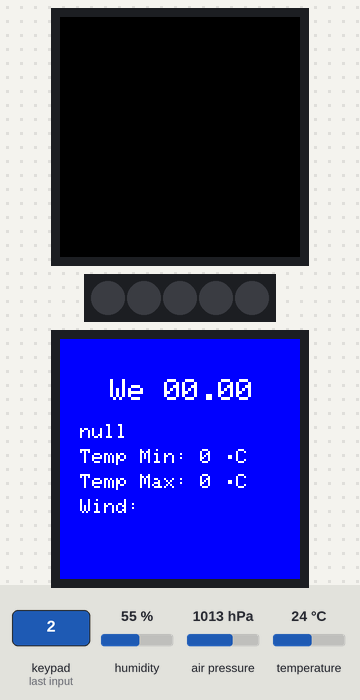
Recording of a sketch running on a simulated Arduino MKR. Parts: 2 × 240×240 colour display, 5 RGB LEDs in strip order, left to right. The test bench sets the inputs (shaded band); at power-on: humidity 55 %, air pressure 1013 hPa, temperature 24 °C. WiFi joins after 1.5 s; servers stay silent unless stated; uploads are accepted with an empty reply; what the sketch prints to the serial monitor is not drawn.

4.0 s: key '2' pressed
Above: at 13.7 s.
Timing chart, 0 to 15.2 s (numbered marks = the images above; inputs shaded):
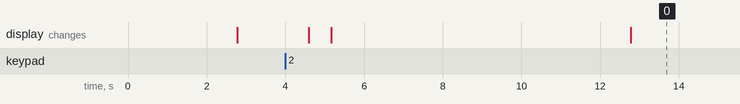

The sketch:

wfdOplaNode.ino
```cpp
/*
 * wfdOplaNode.ino: The main source code file of the WeatherDataDisplayer project.
 *
 * Weather forecast data for 7 days (minimum and maximum temperature, weather type and wind type) and
 * current (local) weather data (temperature, pressure and humidity) are obtained from internet and
 * from the embedded sensors and displayed on the screen.
 * By default, the forecast for the current day is displayed on the screen. The touch buttons are used
 * to change the data displayed:
 *  - Button 0: shows the forecast for the previous day (if available)
 *  - Button 4: shows the forecast for the next day (if available)
 *  - Button 2: shows the current (local) weather data
 *
 * This file contains the setup function (which initializes the Serial port, the WiFi module and the MKRIoTCarrier)
 * and the loop functions (in which the periodic update of the weather data is triggered and the
 * status of the buttons is read and some actions are triggered accordingly)
 *
 * IMPORTANT: The WiFi credentials have to be set in the arduino_secrets.h file!
 */

#include <WiFiNINA.h>
#include <Arduino_MKRIoTCarrier.h>

#include "arduino_secrets.h"
#include "weatherData.h"

// The weather data updating interval
// 120000 ms = 2 min
// 3600000 ms = 60 min
#define UPDATETIMEINTERVAL 3600000 // milliseconds

// The inactivity time interval.
// If no button is touched for this interval, the weather of the current day will be displayed
// 5000 ms = 5 s
// 10000 ms = 10 s
#define INACTIVITYTIMEINTERVAL 10000 // milliseconds

MKRIoTCarrier carrier;

void setup()
{
  // Initialize the Serial data transmission
  Serial.begin(9600);

  // Connect to the WiFi network
  int status = WL_IDLE_STATUS;
  while (status != WL_CONNECTED)
  {
    Serial.print("Attempting to connect to SSID: ");
    Serial.println(SECRET_SSID);

    status = WiFi.begin(SECRET_SSID, SECRET_PASS);

    // Wait 1 seconds for connection
    delay(1000);
  }
  Serial.println("Connected to wifi");

  // Enable the low power mode of the WiFi module
  WiFi.lowPowerMode();

  //Initialize the MKR IoT Carrier and output any errors in the serial monitor
  CARRIER_CASE = true;
  carrier.begin();
  carrier.display.setRotation(0);
}

void loop()
{
  // Get the weather data periodically
    static weatherDataForecast weatherDataForecastParsed;
    static weatherDataCurrent weatherDataCurrentRaw;
    static unsigned long lastGetCallTime = -UPDATETIMEINTERVAL;
    unsigned long currentTime = millis();
    static bool flagWeatherDataForecastDisplayed = false;

    if (abs(currentTime - lastGetCallTime) >= UPDATETIMEINTERVAL)
    {
      lastGetCallTime = currentTime;

      flagWeatherDataForecastDisplayed = false;
      displayUpdatingMessage(carrier);

      String weatherDataForecastRaw = getWeatherDataForecastRaw();
      parseWeatherDataForecastRaw(weatherDataForecastRaw, weatherDataForecastParsed);

      flagWeatherDataForecastDisplayed = true;
      displayWeatherDataForecast(carrier, weatherDataForecastParsed, 0);

      weatherDataCurrentRaw = getWeatherDataCurrent(carrier);
    }

  // Read the buttons' status and display the weather data for the selected day
    static int indexDayToDisplay = 0;
    static unsigned long lastButtonTouchTime = 0;

    carrier.Buttons.update();

    // Move to the previous day
    if (carrier.Button0.onTouchDown())
    {
      if (flagWeatherDataForecastDisplayed == false)
      {
        flagWeatherDataForecastDisplayed = true;
        displayWeatherDataForecast(carrier, weatherDataForecastParsed, indexDayToDisplay);
      }
      else if (indexDayToDisplay > 0)
      {
        indexDayToDisplay--;
        flagWeatherDataForecastDisplayed = true;
        displayWeatherDataForecast(carrier, weatherDataForecastParsed, indexDayToDisplay);
      }

      lastButtonTouchTime = currentTime;
    }

    // Move to the next day
    if (carrier.Button4.onTouchDown())
    {
      if (flagWeatherDataForecastDisplayed == false)
      {
        flagWeatherDataForecastDisplayed = true;
        displayWeatherDataForecast(carrier, weatherDataForecastParsed, indexDayToDisplay);
      }
      else if (indexDayToDisplay < 6)
      {
        indexDayToDisplay++;
        flagWeatherDataForecastDisplayed = true;
        displayWeatherDataForecast(carrier, weatherDataForecastParsed, indexDayToDisplay);
      }

      lastButtonTouchTime = currentTime;
    }

    // Switch to the current weather data
    if (carrier.Button2.onTouchDown())
    {
      flagWeatherDataForecastDisplayed = false;
      displayWeatherDataCurrent(carrier, weatherDataCurrentRaw);

      lastButtonTouchTime = currentTime;
    }

    // Move to the current day
    if (abs(currentTime - lastButtonTouchTime) >= INACTIVITYTIMEINTERVAL && (indexDayToDisplay != 0 || flagWeatherDataForecastDisplayed == false))
    {
      indexDayToDisplay = 0;
      flagWeatherDataForecastDisplayed = true;
      displayWeatherDataForecast(carrier, weatherDataForecastParsed, indexDayToDisplay);
    }
}
```

arduino_secrets.h
```cpp
#define SECRET_SSID ""
#define SECRET_PASS ""
```

weatherData.cpp
```cpp
/*
 * weatherData.cpp: File which contains the definitions of the functions used for
 * getting, processing and displaying the weather data forecast and the current weather data
 */

#include "weatherData.h"

String getWeatherDataForecastRaw()
{
  WiFiClient client;
  char connectionAddress[] = "www.7timer.info";
  int connectionPort = 80;
  int DELAYWAITINGRESPONSE = 1000;
  int DELAYWAITINGNEWLINE = 100;

  Serial.print("Getting the weather data forecast... ");

  if (client.connect(connectionAddress, connectionPort))
  {
    // Connected
    // Send a HTTP GET request:
    client.println("GET /bin/civillight.php?lon=14.438&lat=50.076&ac=0&unit=metric&output=json&tzshift=0 HTTP/1.1");
    client.println("Host: www.7timer.info");
    client.println("Connection: close");
    client.println();
  }
  else
  {
    // Not connected
  }

  delay(DELAYWAITINGRESPONSE);

  // Get the HTTP GET response
  String currentResponseLine = "";
  String weatherDataForecastRaw = "";
  bool flagWeatherDataForecastRaw = false;

  while (client.connected())
  {
    currentResponseLine = client.readStringUntil('\n');

    delay(DELAYWAITINGNEWLINE);

    if (currentResponseLine == "{")
    {
      flagWeatherDataForecastRaw = true;
    }

    if (flagWeatherDataForecastRaw == true)
    {
      weatherDataForecastRaw = weatherDataForecastRaw + currentResponseLine;
    }

    if (currentResponseLine == "}")
    {
      break;
    }
  }

  Serial.println("Done");

  return weatherDataForecastRaw;
}

void parseWeatherDataForecastRaw(String weatherDataForecastRaw, weatherDataForecast& wdf)
{
  JSONVar weatherDataForecastParsed = JSON.parse(weatherDataForecastRaw);

  for (int day = 0; day < 7; day++)
  {
    wdf.date[day] = JSON.stringify(weatherDataForecastParsed["dataseries"][day]["date"]);
    wdf.weather[day] = JSON.stringify(weatherDataForecastParsed["dataseries"][day]["weather"]);
    wdf.tempMax[day] = weatherDataForecastParsed["dataseries"][day]["temp2m"]["max"];
    wdf.tempMin[day] = weatherDataForecastParsed["dataseries"][day]["temp2m"]["min"];
    wdf.windSpeed[day] = weatherDataForecastParsed["dataseries"][day]["wind10m_max"];
  }
}

void displayWeatherDataForecast(MKRIoTCarrier carrier, weatherDataForecast wdf, int dayIndex)
{
    // Get the day, month and year as integers
    int day, month, year;
    transformDateFromString2Ints(wdf.date[dayIndex], day, month, year);

    // Get the weekday as integer and then as string
    int weekdayInt = calculateWeekday(day, month, year);
    String weekdayStr;
    switch (weekdayInt)
    {
      case 0: weekdayStr = "Su"; break;
      case 1: weekdayStr = "Mo"; break;
      case 2: weekdayStr = "Tu"; break;
      case 3: weekdayStr = "We"; break;
      case 4: weekdayStr = "Th"; break;
      case 5: weekdayStr = "Fr"; break;
      case 6: weekdayStr = "Sa"; break;
    }

    carrier.display.fillScreen(ST77XX_BLUE);
    carrier.display.setTextColor(ST77XX_WHITE);

    carrier.display.setTextSize(3);

    // Display the weekday and the date
    carrier.display.setCursor(50, 40);
    carrier.display.print(weekdayStr);
    carrier.display.print(" ");
    if (day < 10)
    {
      carrier.display.print("0");
    }
    carrier.display.print(day);
    carrier.display.print(".");
    if (month < 10)
    {
      carrier.display.print("0");
    }
    carrier.display.print(month);

    carrier.display.setTextSize(2);

    // Display the weather type
    String weatherType;

    if (wdf.weather[dayIndex] == "\"clear\"") weatherType = "Clear";
    else if (wdf.weather[dayIndex] == "\"pcloudy\"") weatherType = "Partly Cloudy";
    else if (wdf.weather[dayIndex] == "\"mcloudy\"") weatherType = "Mostly Cloudy";
    else if (wdf.weather[dayIndex] == "\"cloudy\"") weatherType = "Cloudy";
    else if (wdf.weather[dayIndex] == "\"humid\"") weatherType = "Humid";
    else if (wdf.weather[dayIndex] == "\"lightrain\"") weatherType = "Light Rain";
    else if (wdf.weather[dayIndex] == "\"oshower\"") weatherType = "Occasional showers";
    else if (wdf.weather[dayIndex] == "\"ishower\"") weatherType = "Isolated showers";
    else if (wdf.weather[dayIndex] == "\"rain\"") weatherType = "Rain";
    else if (wdf.weather[dayIndex] == "\"lightsnow\"") weatherType = "Light Snow";
    else if (wdf.weather[dayIndex] == "\"snow\"") weatherType = "Snow";
    else if (wdf.weather[dayIndex] == "\"rainsnow\"") weatherType = "Freezing Rain";
    else weatherType = wdf.weather[dayIndex];

    carrier.display.setCursor(20, 85);
    carrier.display.print(weatherType);

    // Display the minimum temperature
    carrier.display.setCursor(20, 110);
    carrier.display.print("Temp Min: ");
    carrier.display.print(wdf.tempMin[dayIndex]);
    carrier.display.print(" \370C");

    // Display the maximum temperature
    carrier.display.setCursor(20, 135);
    carrier.display.print("Temp Max: ");
    carrier.display.print(wdf.tempMax[dayIndex]);
    carrier.display.print(" \370C");

    // Display the wind type
    String windType;
    switch(wdf.windSpeed[dayIndex])
    {
      case 1: windType = "calm"; break;
      case 2: windType = "light"; break;
      case 3: windType = "moderate"; break;
      case 4: windType = "fresh"; break;
      case 5: windType = "strong"; break;
      case 6: windType = "gale"; break;
      case 7: windType = "storm"; break;
      case 8: windType = "hurricane"; break;
    }

    carrier.display.setCursor(20, 160);
    carrier.display.print("Wind: ");
    carrier.display.print(windType);

    delay(500);
}

weatherDataCurrent getWeatherDataCurrent(MKRIoTCarrier carrier)
{
  weatherDataCurrent wdc;

  wdc.temperature = carrier.Env.readTemperature();
  wdc.pressure = carrier.Pressure.readPressure();
  wdc.humidity = carrier.Env.readHumidity();

  return wdc;
}

void displayWeatherDataCurrent(MKRIoTCarrier carrier, weatherDataCurrent wdc)
{
  carrier.display.fillScreen(ST77XX_GREEN);
  carrier.display.setTextColor(ST77XX_BLACK);

  carrier.display.setTextSize(3);

  // Display the weekday and the date
  carrier.display.setCursor(90, 40);
  carrier.display.print("Now");

  carrier.display.setTextSize(2);

  // Display the temperature
  carrier.display.setCursor(20, 85);
  carrier.display.print("Temp: ");
  carrier.display.print(wdc.temperature);
  carrier.display.print(" \370C");

  // Display the pressure
  carrier.display.setCursor(20, 110);
  carrier.display.print("Pres: ");
  carrier.display.print(wdc.pressure);
  carrier.display.print(" kPa");

  // Display the humidity
  carrier.display.setCursor(20, 135);
  carrier.display.print("Humid: ");
  carrier.display.print(wdc.humidity);
  carrier.display.print(" %");
}

void displayUpdatingMessage(MKRIoTCarrier carrier)
{
  carrier.display.fillScreen(ST77XX_RED);
  carrier.display.setTextColor(ST77XX_WHITE);
  carrier.display.setTextSize(3);

  carrier.display.setCursor(50, 60);
  carrier.display.print("UPDATING");

  carrier.display.setCursor(20, 110);
  carrier.display.print("THE WEATHER");

  carrier.display.setCursor(80, 160);
  carrier.display.print("DATA");
}

int calculateWeekday(int day, int month, int year)
{
  // Based on the formula from: https://cs.uwaterloo.ca/~alopez-o/math-faq/node73.html

  int century = (year % 100) == 0 ? (year / 100) - 1 : year / 100;
  year = (month <= 2) ? year % 100 - 1 : year % 100;
  month = (month <= 2) ? month - 2 + 12 : month - 2;

  int weekday =  day
                 + (int)floor(2.6 * month - 0.2)
                 - 2 * century
                 + year
                 + (int)floor(year / 4.0)
                 + (int)floor(century / 4.0);

  while (weekday < 0)
  {
    weekday += 7;
  }

  weekday %= 7;

  return weekday;
}

void transformDateFromString2Ints(String date, int& day, int& month, int& year)
{
  year = date.substring(0, 4).toInt();
  month = date.substring(4, 6).toInt();
  day = date.substring(6, 8).toInt();
}
```

weatherData.h
```cpp
/*
 * weatherData.h: File which contains the declarations of the functions used for
 * getting, processing and displaying the weather data forecast and the current weather data
 */

#ifndef WEATHERDATA_H
#define WEATHERDATA_H

#include <Arduino.h>
#include <WiFiNINA.h>
#include <Arduino_MKRIoTCarrier.h>
#include <Arduino_JSON.h>

typedef struct weatherDataForecast
{
  String date[7];
  String weather[7];
  int tempMax[7], tempMin[7], windSpeed[7];
} weatherData;

typedef struct weatherDataCurrent
{
  float temperature;
  float pressure;
  float humidity;
} localWeatherData;

String getWeatherDataForecastRaw();
void parseWeatherDataForecastRaw(String weatherDataRaw, weatherDataForecast& wdf);
void displayWeatherDataForecast(MKRIoTCarrier carrier, weatherDataForecast wdf, int dayIndex);

weatherDataCurrent getWeatherDataCurrent(MKRIoTCarrier carrier);
void displayWeatherDataCurrent(MKRIoTCarrier carrier, weatherDataCurrent wdc);

void displayUpdatingMessage(MKRIoTCarrier carrier);
int calculateWeekday(int day, int month, int year);
void transformDateFromString2Ints(String date, int& day, int& month, int& year);

#endif
```
